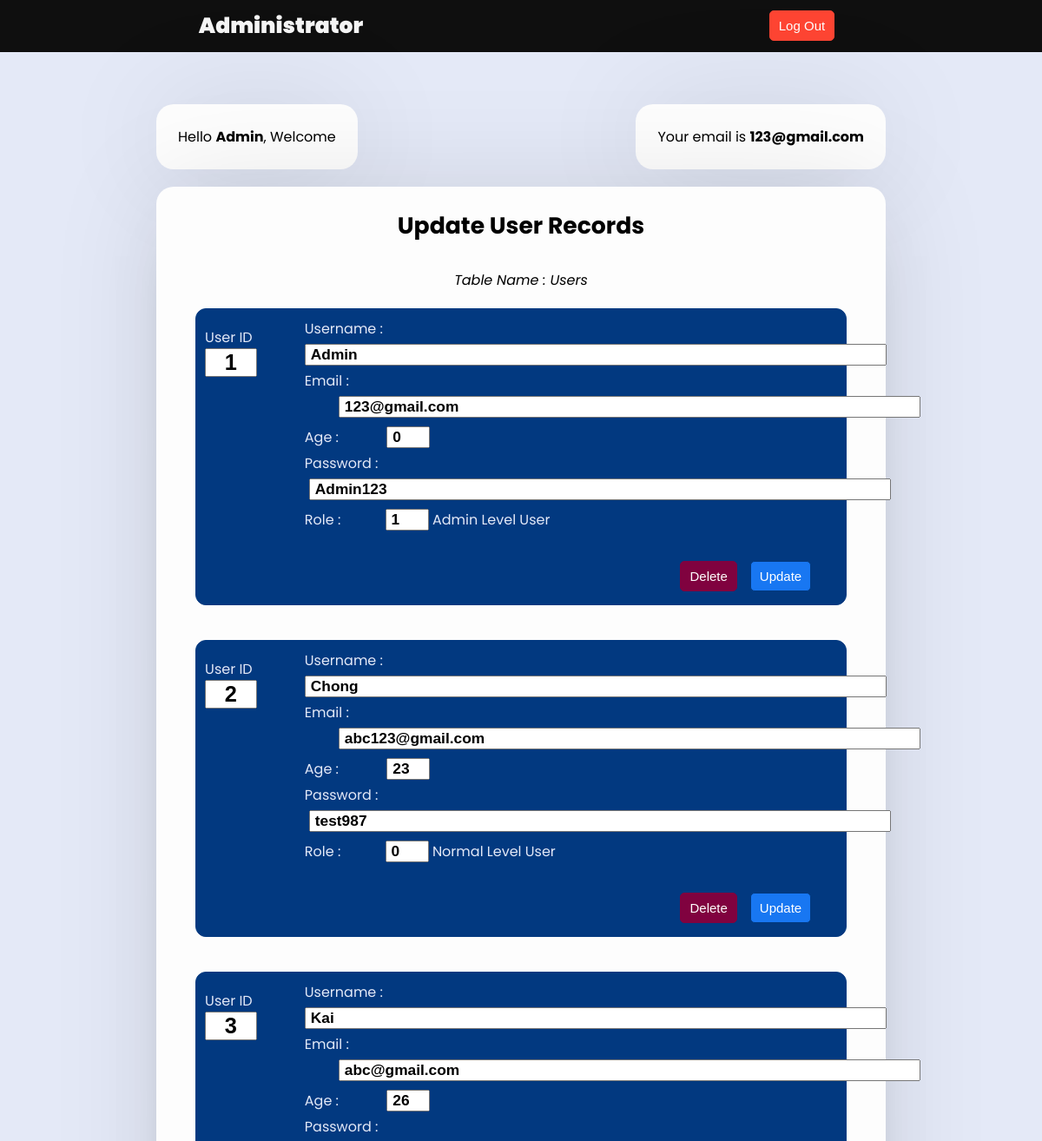
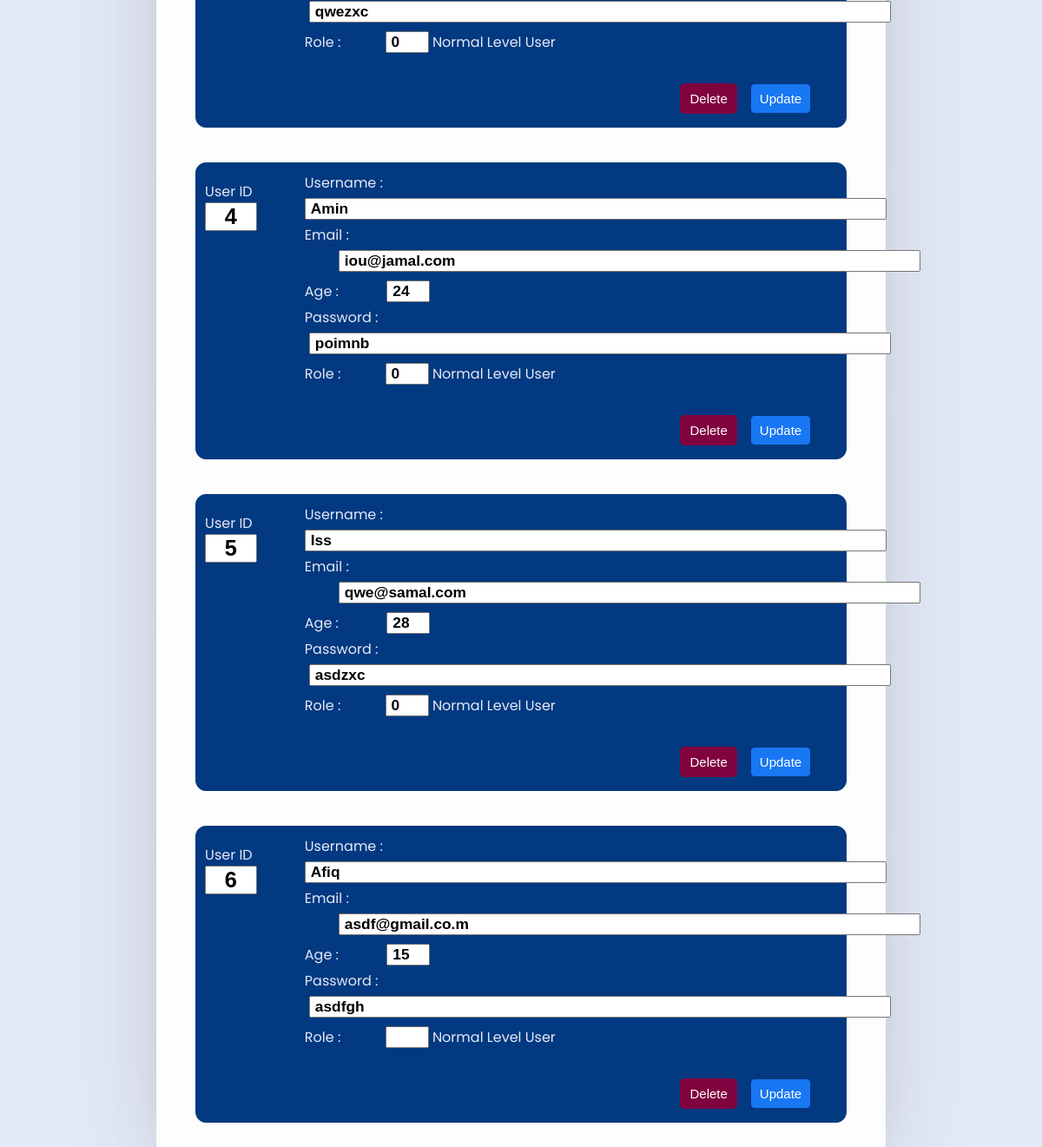
The page /Web-Project/admin/adminUpdateUser.php (signed in) on the database its author committed (2 pictures, top to bottom).
### tables this page shows
CREATE TABLE IF NOT EXISTS `users` (
  `Id` int(11) NOT NULL AUTO_INCREMENT,
  `Username` varchar(200) DEFAULT NULL,
  `Email` varchar(200) DEFAULT NULL,
  `Age` int(11) DEFAULT NULL,
  `Password` varchar(200) DEFAULT NULL,
  `Admin` tinyint(1) DEFAULT NULL,
  PRIMARY KEY (`Id`)
);

### Web-Project/admin/adminUpdateUser.php (the view, shortened to what this page needs)
<?php
    include("../php/config.php");
?>
<!DOCTYPE html>
<html lang="en">
<head>
    <link rel="stylesheet" href="../css/style2.css">
</head>
<body>
   <div class="nav">
        <div class="logo">
            <p><a href="../adminHome.php">Administrator</a></p>
        </div>
        <div class="right-links">
            <?php
                $id = $_SESSION['id'];
                $query = mysqli_query($con, "SELECT * FROM users WHERE Id = $id");
                while($result = mysqli_fetch_assoc($query)){
                    $res_Uname = $result['Username'];
                    $res_Email = $result['Email'];
                }
            ?>
            <a href="../php/logout.php"><button class="btn">Log Out</button></a>
        </div>
   </div>
   <main>
        <div class="main-box top">
            <div class="top">
                <div class="box">
                    <p>Hello <b><?php echo $res_Uname ?></b>, Welcome</p>
                </div>
                <div class="box">
                    <p>Your email is <b><?php echo $res_Email ?></b></p>
                </div>
            </div>
            <div class="bottom">
                <div class="box">
                    <h1 class="head-text">Update User Records</h1>
                    <p class="head-des" >Table Name : Users</p>
                    <?php
                        if(isset($_POST['update'])){
                            $Uname = $_POST['upUname'];
                            $Email = $_POST['upEmail'];
                            $Age = $_POST['upAge'];
                            $Pass = $_POST['upPass'];
                            $Role = $_POST['upRole'];
                            $ID = $_POST['id'];
                            $changeUser_query = mysqli_query($con, "UPDATE users SET `Username`='$Uname',`Email`='$Email',`Age`='$Age',`Password`='$Pass',`Admin`= '$Role' WHERE Id='$ID'") or die("Error Occured - Update");
                            if($changeUser_query){
                                echo "<div class='message'>
                                        <p>Data Have Been Updated !</p>
                                    </div> <br>";
                                echo "<a href='javascript:self.history.back()'><button class='btn'>Go Back</button></a>";
                            }
                        }
                        else{
                            $eventQuery = "SELECT * FROM users /*WHERE Event_Id = $id*/";
                            $eventResult = mysqli_query($con, $eventQuery);
                            $eventResultCheck = mysqli_num_rows($eventResult);
                            if($eventResultCheck > 0){
                                while($row = mysqli_fetch_assoc($eventResult)){
                                    $rec_Uname = $row['Username'];
                                    $rec_Email = $row['Email'];
                                    $rec_Age = $row['Age'];
                                    $rec_Pass = $row['Password'];
                                    $rec_Role = $row['Admin'];
                                    $rec_Uid = $row['Id'];
                                    if($rec_Role == 1){
                                        $role = "Admin Level User";
                                    }
                                    else{
                                        $role = "Normal Level User";
                                    }
                        ?>
                                    <form action="" method="post">
                                        <div class="list">
                                            <div class="id-user">
                                                    <label for="">User ID</label><br>
                                                    <input type="text" name="id" id="id" value="<?php echo $rec_Uid ?>" readonly>
                                            </div>
                                            <div class="detail">
                                                <label for="">Username :</label>
                                                <input type="text" name="upUname" id="UPusername" value="<?php echo $rec_Uname ?>"><br>
                                                <label for="">Email :</label>
                                                <input type="text" name="upEmail" id="UPemail" value="<?php echo $rec_Email ?>"><br>
                                                <label for="">Age :</label>
                                                <input type="number" name="upAge" id="UPage" value="<?php echo $rec_Age ?>"><br>
                                                <label for="">Password :</label>
                                                <input type="text" name="upPass" id="UPpassword" value="<?php echo $rec_Pass?>"><br>
                                                <label for="">Role :</label>
                                                <input type="text" name="upRole" id="UProle" value="<?php echo $rec_Role?>"> <?php echo $role?>
                                                <div class="regis">
                                                        <input type="submit" class="register-btn" id="update_<?php echo $rec_Uid ?>" name="update" value="Update">
                                                        <input type="submit" class="del-btn" id="delete_<?php echo $rec_Uid ?>" name="delete" value="Delete">
                                                </div>
                                            </div>
                                        </div>
                                    </form>
                        <?php   }
                            }
                        }
                        ?>
                </div>
            </div>

### Web-Project/css/style2.css (style rules this page uses)
* { padding: 0; margin: 0; box-sizing: border-box; font-family: 'Poppins', sans-serif; }
body { background: #e4e9f7; }
.box { background: #fdfdfd; display: flex; flex-direction: column; padding: 25px 25px; border-radius: 20px; box-shadow: 0 0 128px 0 rgba(0,0,0,0.1), 0 32px 64px -48px rgba(0,0,0,0.5); }
.btn { height: 35px; background: #FF4533; border-radius:5px; color: #fff; font-size: 15px; cursor: pointer; transition: all .3s; margin-top: 10px; padding: 0px 10px; font-family: "Anton", sans-serif; border: 1px solid #FF4533; }
.nav { background: #0f0f0f; display: flex; flex-direction: row; justify-content: space-around; line-height: 60px; z-index: 100; }
.logo { font-size: 25px; font-weight: 900; }
.logo a { text-decoration: none; color: #f5f5f5; }
.right-links { padding: 0 10px; }
main { display: flex; align-items: center; justify-content: center; margin-top: 60px; }
.main-box { display: flex; flex-direction: column; width: 70%; }
.main-box .top { display: flex; flex-direction: row; justify-content: space-between; }
.bottom { width: 100%; margin: 20px 0; }
.head-text { text-align: center; margin-bottom: 30px; font-size: 20pt; }
.head-des { text-align: center; font-size: 12pt; font-style: italic; }
.list { background-color: #023980; border: 1px solid #023980; border-radius: 12px; color: #e4e9f7; margin: 20px; display: flex; flex-direction: row; padding-top: 10px; }
.list .detail { width: 80%; }
.register-btn { height: 35px; background: #1877F2; border-radius:5px; color: #fff; font-size: 15px; cursor: pointer; transition: all .3s; padding: 0px 10px; font-family: "Anton", sans-serif; border: 1px solid #023980; margin: 30px 15px 15px 0; float: right; }
.del-btn { height: 35px; background: #80023f; border-radius:5px; color: #fff; font-size: 15px; cursor: pointer; transition: all .3s; padding: 0px 10px; font-family: "Anton", sans-serif; border: 1px solid #80023f; margin: 30px 15px 15px 0; float: right; }
.id-user { width: 10%; text-align: center; margin-right: 50px; padding-top: 10px; }
#id { font-size: 19pt; font-family: 'Gill Sans', 'Gill Sans MT', Calibri, 'Trebuchet MS', sans-serif; font-weight: bold; width: 60px; margin-left: 5px; text-align: center; }
#UPusername, #UPemail, #UPage, #UPpassword, #UProle { font-size: 13pt; font-family: 'Gill Sans', 'Gill Sans MT', Calibri, 'Trebuchet MS', sans-serif; font-weight: bold; width: 670px; margin: 5px 0; padding-left: 5px; }
#UPemail { margin-left: 39px; }
#UPage { margin-left: 51px; width: 50px; }
#UPpassword { margin-left: 5px; }
#UProle { margin-left: 47px; width: 50px; }

### rows shown on the page
users: Username "Admin", Email "123@gmail.com", id "1", upUname "Admin", upEmail "123@gmail.com", upAge "0", upPass "Admin123", upRole "1", Admin "Admin Level User"
users: id "2", upUname "Chong", upEmail "abc123@gmail.com", upAge "23", upPass "test987", upRole "0", Admin "Normal Level User"
users: id "3", upUname "Kai", upEmail "abc@gmail.com", upAge "26", upPass "qwezxc", upRole "0", Admin "Normal Level User"
users: id "4", upUname "Amin", upEmail "iou@jamal.com", upAge "24", upPass "poimnb", upRole "0", Admin "Normal Level User"
users: id "5", upUname "Iss", upEmail "qwe@samal.com", upAge "28", upPass "asdzxc", upRole "0", Admin "Normal Level User"
users: id "6", upUname "Afiq", upEmail "asdf@gmail.co.m", upAge "15", upPass "asdfgh", role "Normal Level User"
